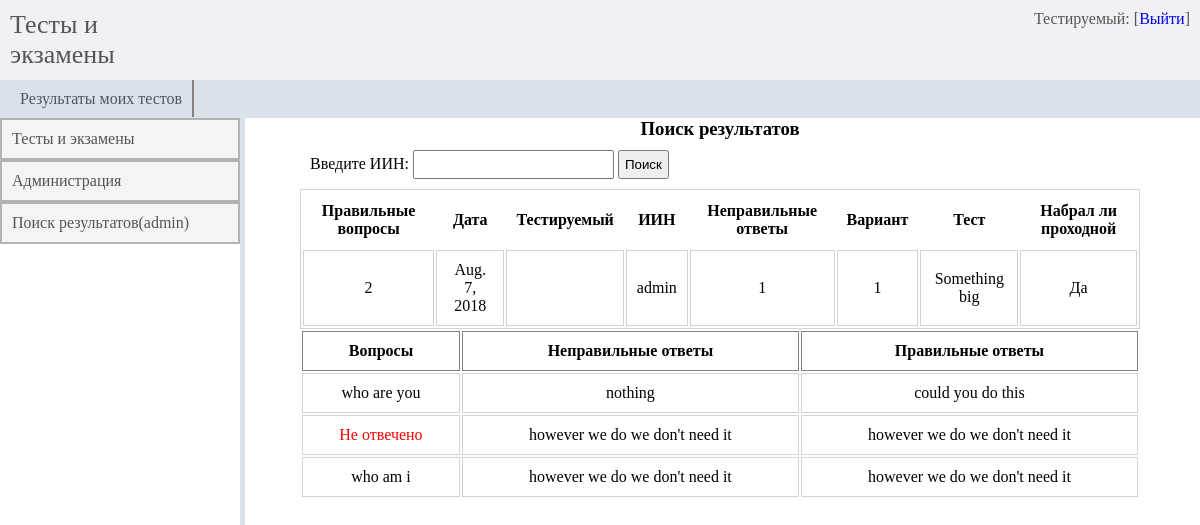
The app's page /main/list/4/ (signed in) with its own data.
### main/models.py (models this page shows, shortened)
class Response(models.Model):
    quiz = models.ForeignKey(Variant,on_delete=models.CASCADE,blank=True)
    answer = models.IntegerField(blank=True)
    date = models.DateField(default=date.today(),blank=True)
    username = models.CharField(max_length=100,blank=True)
    quizes = models.TextField(blank=True)
    notright = models.IntegerField(blank=True)
    user = models.ForeignKey(User,on_delete=models.CASCADE,blank=True)

class Variant(models.Model):
    quiz = models.ForeignKey(Quiz,on_delete=models.CASCADE)
    number = models.IntegerField(blank=True)

class Quiz(models.Model):
    title = models.CharField(max_length=60,blank=False,)
    points = models.IntegerField()
    class Meta:
        verbose_name = "Quiz"
        verbose_name_plural = "Quizzes"

class Test(models.Model):
    right = models.TextField(blank=True)
    false = models.TextField(blank=True)
    question = models.TextField(blank=True)
    response = models.ForeignKey(Response,on_delete=models.CASCADE)

### main/views.py (the view)
# urls.py: url('^list/(?P<pk>\d+)/$',list,name='list'),
@login_required
def list(request,pk):
    onme = get_object_or_404(Response,pk=pk)
    queryset = Test.objects.all().filter(response=onme)
    return render(request,'detail.html',{'queryset':queryset,'on':onme})

### templates/detail.html (shortened to what this page needs)
{% extends 'search.html' %}
{% block query %}
    <div>
        <table class="big">
            <tr>
                <th>
                    Правильные вопросы
                </th>
                <th>
                    Дата
                </th>
                <th>
                    Тестируемый
                </th>
                <th>
                    ИИН
                </th>
                <th>
                    Неправильные ответы
                </th>
                <th>
                    Вариант
                </th>
                <th>
                    Тест
                </th>
                <th>
                    Набрал ли проходной
                </th>
            </tr>
            <tr>
                <td>
                    {{ on.answer }}
                </td>
            <td>
                    {{ on.date }}
                </td>
            <td>
                </td>
            <td>
                 {{ on.user.username }}
                </td>
            <td>
                    {{ on.notright }}
                </td>
            <td>
                    {{ on.quizes }}
                </td>
            <td>
                    {{ on.quiz.quiz.title }}
                </td>
                <td>
                    {% if on.quiz.quiz.points <= on.answer %}
                     <span>Да</span>
                        {% else %}
                            <span>Нет</span>
                    {% endif %}
                </td>
            </tr>
        </table>
    </div>
{% endblock %}
{% block hei %}
    <div class="response">
        <table border="0.5">
               <tr >
                    <td class="who">Вопросы</td>
                    <td class="who">Неправильные ответы</td>
                    <td class="who">Правильные ответы</td>
                </tr>
            {% for me in queryset %}
                <tr class="on">
                    <td>{% if me.question == '0' %}
                        <span style="color:red">Не отвечено</span>
                        {% else %}
                        <span>{{ me.question }}</span>
                        {% endif %}
                    </td>
                    <td>{{ me.false }}</td>
                    <td>{{ me.right }}</td>
                </tr>
            {% endfor %}
        </table>
    </div>
{% endblock %}

### templates/search.html (shortened to what this page needs)
{% extends 'main.html' %}
{% block content %}
    <div class="search">
        {% if request.user.is_superuser %}
            <h3>Поиск результатов</h3>
            <form action="" method="get">
                <label for="iin">Введите ИИН:</label>
                <input type="search" id="iin" name="q" value="{{ request.get.q }}">
                <input type="submit" value="Поиск">
            </form>
            <div class="list">
                {% block query %}{% endblock %}
            </div>
            {% block hei %}
                {% endblock %}
            {% else %}
                <h2 style="margin: 0 auto">Простите но эта страница для администратора</h2>
        {% endif %}
    </div>
{% endblock %}

### templates/main.html (shortened to what this page needs)
<!DOCTYPE html>
<html lang="en">
<head>
</head>
<body>
    <div class="all">
        <div class="tests">
            <div class="head">
                <span style="font-size: 26px;width: 20%">Тесты и экзамены</span>
                <div style="text-align: right;display: inline-block;width: 100%">
                    <span class="right">Тестируемый:{{ request.user.first_name }}  [<a href="/logout">Выйти</a>]</span>
                </div>
            </div>
            <div class="detail">
                <a href="/main/results/" style="border-right: 2px solid gray">Результаты моих тестов</a>
            </div>
            <div class="center">
                <div class="leftside">
                    <a href="/main/">Тесты и экзамены</a>
                    <a href="/main/administration">Администрация</a>
                    <a href="/main/search">Поиск результатов(admin)</a>
                </div>
            {% block content %}{% endblock %}
            </div>
        </div>
    </div>
</body>
</html>

### templates/main.html (style rules this page uses)
.head { padding: 10px; box-sizing: border-box; background-color: #eff1f4; color:#565454; display: flex; }
body { margin: 0 auto; }
.detail { background-color: #dae1e8; padding: 10px; box-sizing: border-box; }
.detail a { color:#515559; padding: 10px; text-decoration: none; }
.center { position: relative; text-align: right; }
.leftside { display: inline-block; width: 20%; position: fixed; left:0; border-right: 5px solid #dae1e8; height: 100%; }
.leftside a { display: block; padding: 10px; background-color: #f4f4f4; border:2px solid #b1b3b5; color:#515559; text-align: left; text-decoration: none; }
input[type=search] { padding: 5px 10px; }
a { text-decoration: none; }

### templates/search.html (style rules this page uses)
.search { width: 70%; margin: 0 auto; text-align: center; position: relative; left:10% }
h3 { margin: 0 auto; }
form { text-align: left; padding: 10px; }
form input[type=submit] { padding: 5px; }
.list { border: 1px solid lightgray; }

### templates/detail.html (style rules this page uses)
.big th { padding: 10px; }
.big td { padding: 10px; }
table { width: 100%; }
table td { padding: 10px; border:1px solid lightgray; }
.who { border: 1px solid gray; font-weight: bold; }

### records on screen
Response: answer "2", date "Aug. 7, 2018", user.username "admin", notright "1", quizes "1", quiz.quiz "Something big"
Test: question "who are you", false "nothing", right "could you do this"
Test: question "Не отвечено", false "however we do we don't need it", right "however we do we don't need it"
Test: question "who am i", false "however we do we don't need it", right "however we do we don't need it"
